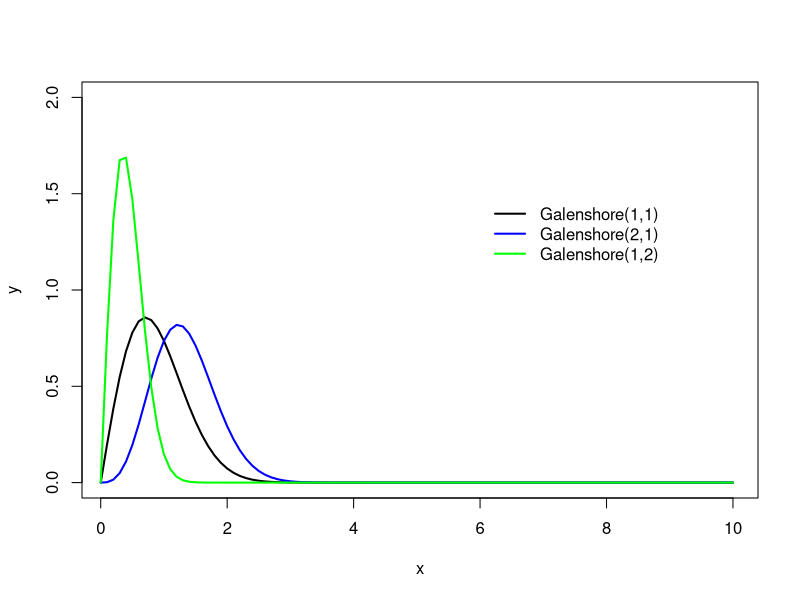

This figure's R source:
a1=1
theta1=1
eq1 = function(y){2/gamma(a1)*theta1^(2*a1)*y^(2*a1-1)*exp(-theta1^2*y^2)}
a2=2
theta2=1
eq2 = function(y){2/gamma(a2)*theta2^(2*a2)*y^(2*a2-1)*exp(-theta2^2*y^2)}
a3=1
theta3=2
eq3 = function(y){2/gamma(a3)*theta3^(2*a3)*y^(2*a3-1)*exp(-theta3^2*y^2)}
x = seq(0, 10, by=0.1)
plot(x,eq1(x),type="l",xlim=c(0.1,10),ylim=c(0,2), col="black", lwd=2, ylab="y")
lines(x,eq2(x), type="l", col="blue", lwd=2)
lines(x,eq3(x), type="l", col="green", lwd=2)
legend(6,1.5, legend=c("Galenshore(1,1)","Galenshore(2,1)","Galenshore(1,2)")
,lwd=c(2,2,2),col=c("black","blue","green"),bty="n",cex=1)